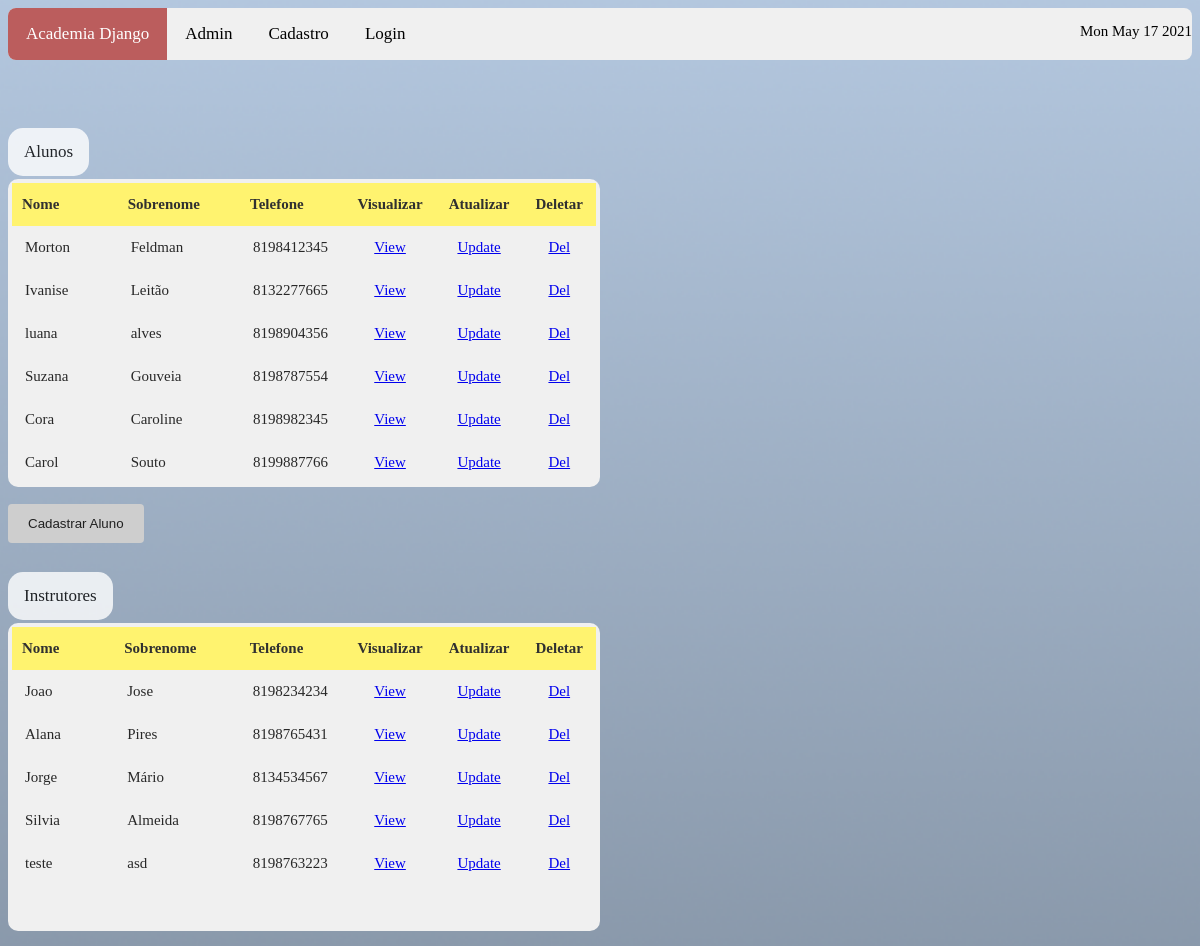
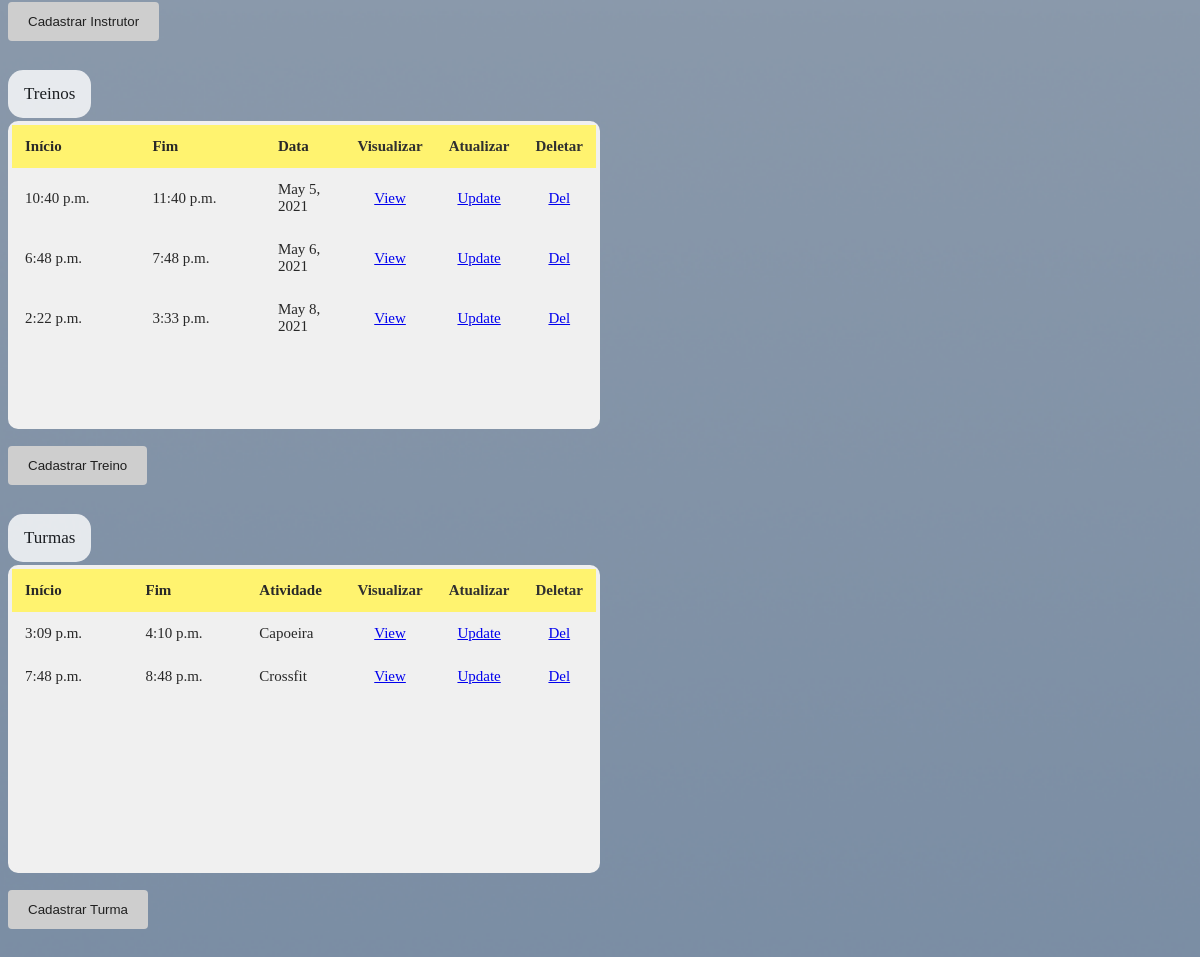
/sistema/inicio, run on the app's committed database (2 pictures, top to bottom).
### sistema/models.py (models this page shows)
class Aluno(models.Model):
    nome = models.CharField(
        max_length = 200,
        null = False,
        blank = False
    )
    sobrenome = models.CharField(
        max_length = 200,
        null = False,
        blank = False
    )
    data_nascimento = models.DateField(
        null = True,
        blank = True
    )
    telefone = models.CharField(
        max_length = 14,
        null = False,
        blank = False
    )
    cpf = models.CharField(
        max_length = 14,
        null = False,
        blank = False
    )
    endereco = models.CharField(
        max_length = 200,
        null = False,
        blank = False
    )
    bairro = models.CharField(
        max_length = 100,
        null = False,
        blank = False,
        default=None
    )
    cep = models.CharField(
        max_length = 9,
        null = False,
        blank = False
    )
    cidade = models.CharField(
        max_length = 100,
        null = False,
        blank = False
    )
    estado = models.CharField(
        max_length = 2,
        null = False,
        blank = False
    )
    peso = models.CharField(
        max_length = 3,
        null = False,
        blank = False
    )
    altura = models.CharField(
        max_length = 4,
        null = False,
        blank = False
    )
    data_matricula = models.DateField(
        null = True,
        blank = True
    )
    genero_choices = (
        ("F", "Feminino"),
        ("M", "Masculino"),
        ("O", "Outro")
    )
    genero = models.CharField(
        max_length = 1,
        choices = genero_choices,
        null = True,
        blank = True
    )
    objects = models.Manager()

class Instrutor(models.Model):
    titulacao = models.CharField(
        max_length = 100,
        null = False,
        blank = False
    )
    nome = models.CharField(
        max_length = 200,
        null = False,
        blank = False
    )
    sobrenome = models.CharField(
        max_length = 200,
        null = False,
        blank = False
    )
    telefone = models.CharField(
        max_length = 14,
        null = False,
        blank = False
    )
    cpf = models.CharField(
        max_length = 14,
        null = False,
        blank = False
    )
    genero_choices = (
        ("F", "Feminino"),
        ("M", "Masculino"),
        ("O", "Outro")
    )
    genero = models.CharField(
        max_length = 1,
        choices = genero_choices,
        null = True,
        blank = True
    )
    objects = models.Manager()

class Treino(models.Model):
    hora_inicio_treino = models.TimeField(
        auto_now = False,
        auto_now_add = False,
        null = True
    )
    hora_fim_treino = models.TimeField(
        auto_now = False,
        auto_now_add = False,
        null = True
    )
    data_treino = models.DateField(
        null = True,
        blank = True
    )
    rotina = models.CharField(
        max_length = 500,
        null = False,
        blank = False
    )
    cod_instrutor = models.OneToOneField(
        'Instrutor',
        on_delete = models.CASCADE,
        related_name = '+',
        null = True,
        blank = True
    )
    cod_aluno = models.OneToOneField(
        'Aluno',
        on_delete = models.CASCADE,
        related_name = '+',
        null = True,
        blank = True
    )
    objects = models.Manager()

class Turma(models.Model):
    atividade = models.CharField(
        max_length = 300,
        null = False,
        blank = False
    )
    hora_inicio_turma = models.TimeField(
        auto_now = False,
        auto_now_add = False,
        null = True
    )
    hora_fim_turma = models.TimeField(
        auto_now = False,
        auto_now_add = False,
        null = True
    )
    data_turma = models.DateField(
        null = True,
        blank = True
    )
    instrutor = models.OneToOneField(
        'Instrutor',
        on_delete = models.CASCADE,
        related_name = '+'
    )
    alunos = models.ManyToManyField(
        'Aluno'
    )
    objects = models.Manager()

### sistema/views.py (the view)
# urls.py: path('inicio', views.inicio, name='inicio'),
def inicio(request):
    alunos = Aluno.objects.all()
    instrutor = Instrutor.objects.all()
    treinos = Treino.objects.all()
    turmas = Turma.objects.all()
    contexto = {
        'alunos': alunos,
        'instrutor': instrutor,
        'treinos': treinos,
        'turmas': turmas
    }
    return render(request, 'inicio.html', contexto)

### sistema/templates/inicio.html (shortened to what this page needs)
{% load static %}
 <!DOCTYPE html>
<html>
<head>
<link rel="stylesheet" href=" {% static 'css/style.css' %} "/>
</head>
<body>
<div class="topnav">
    <a class="active" href="http://{{request.get_host}}/sistema/inicio">Academia Django</a>
    <a href="http://{{request.get_host}}/admin" target="_blank">Admin</a>
    <a href="http://{{request.get_host}}/sistema/cadastrar_usuario">Cadastro</a>
    <a href="http://{{request.get_host}}/sistema/logar_usuario">Login</a>
<div class="c">
    <p class="active" id="demo"></p>
</div>
</div>
<br/><br/>
<br/><br/>
<a class="asessao"> Alunos </a>
<br/><br/>
<br/>
<table cellpadding="0" cellspacing="0">
    <tr>
        <th class="th1" >Nome</th>
        <th class="th1">Sobrenome</th>
        <th class="th1">Telefone</th>
        <th>Visualizar</th>
        <th>Atualizar</th>
        <th>Deletar</th>
    </tr>
    {% for alunos in alunos  %}
    <tr>
        <td>{{ alunos.nome }}</td>
        <td>{{ alunos.sobrenome }}</td>
        <td class="td4">{{ alunos.telefone }}</td>
        <td class="td1"><a href="visualizar_aluno/{{alunos.id}}">View</td>
        <td  class="td1"> <a href="atualizar_dados_aluno/{{alunos.id}}">Update</td>
        <td class="td1"><a href="deletar_aluno/{{alunos.id}}">Del</td>
    </tr>
    {% endfor %}
</table>
    <br/>
    <form action="http://{{request.get_host}}/sistema/form_cadastro_aluno">
    <input type="submit" value="Cadastrar Aluno">
    </form>
<br/><br/><br/><br/>
    <a class="asessao"> Instrutores </a>
<br/><br/><br/>
<table  cellpadding="0" cellspacing="0">
<thread>
    <tr>
        <th class="th1">Nome</th>
        <th class="th1">Sobrenome</th>
        <th class="th1">Telefone</th>
        <th>Visualizar</th>
        <th>Atualizar</th>
        <th>Deletar</th>
    </tr>
</thread>
    {% for instrutor in instrutor  %}
    <tr>
        <td>{{ instrutor.nome }}</td>
        <td>{{ instrutor.sobrenome }}</td>
        <td  class="td4">{{ instrutor.telefone }}</td>
        <td  class="td1"><a href="visualizar_instrutor/{{instrutor.id}}">View</td>
        <td   class="td1"> <a href="atualizar_dados_instrutor/{{instrutor.id}}">Update</td>
        <td   class="td1"><a href="deletar_instrutor/{{instrutor.id}}">Del</td>
    </tr>
    {% endfor %}
</table>
    <br/>
    <form action="http://{{request.get_host}}/sistema/form_cadastro_instrutor">
    <input type="submit" value="Cadastrar Instrutor">
    </form>
    <br/><br/><br/><br/>
    <a class="asessao"> Treinos </a>
<br/><br/><br/>
<table  cellpadding="0" cellspacing="0">
<thread>
    <tr>
        <th class="td3">Início</th>
        <th class="td3">Fim</th>
        <th class="td3">Data</th>
        <th>Visualizar</th>
        <th>Atualizar</th>
        <th>Deletar</th>
    </tr>
</thread>
    {% for treinos in treinos  %}
    <tr>
        <td>{{ treinos.hora_inicio_treino }}</td>
        <td>{{ treinos.hora_fim_treino }}</td>
        <td class="td4">{{ treinos.data_treino }}</td>
        <td   class="td1"><a href="visualizar_treino/{{treinos.id}}">View</td>
        <td   class="td1"> <a href="atualizar_dados_treino/{{treinos.id}}">Update</td>
        <td   class="td1"><a href="deletar_treino/{{treinos.id}}">Del</td>
    </tr>
    {% endfor %}
</table>
    <br/>
    <form action="http://{{request.get_host}}/sistema/form_cadastro_treino">
    <input type="submit" value="Cadastrar Treino">
    </form>
    <br/><br/><br/><br/>
    <a class="asessao"> Turmas </a>
<br/><br/><br/>
<table  cellpadding="0" cellspacing="0">
<thread>
    <tr>
        <th class="td3">Início</th>
        <th class="td3">Fim</th>
        <th class="td3">Atividade</th>
        <th>Visualizar</th>
        <th>Atualizar</th>
        <th>Deletar</th>
    </tr>
</thread>
    {% for turmas in turmas  %}
    <tr>
        <td>{{ turmas.hora_inicio_turma }}</td>
        <td>{{ turmas.hora_fim_turma }}</td>
        <td class="td4">{{ turmas.atividade }}</td>
        <td   class="td1"><a href="visualizar_turma/{{turmas.id}}">View</td>
        <td   class="td1"> <a href="atualizar_dados_turma/{{turmas.id}}">Update</td>
        <td   class="td1"><a href="deletar_turma/{{turmas.id}}">Del</td>
    </tr>
    {% endfor %}
</table>
     <br/>
    <form action="http://{{request.get_host}}/sistema/form_cadastro_turma">
    <input type="submit" value="Cadastrar Turma">
    </form>
    <br/><br/>    <br/><br/>
</body>
</html>

### sistema/static/css/style.css (style rules this page uses)
body { background: #a9bbd2 url("/static/images/Commonality.png") no-repeat; background-size: cover; font-family: Helvetica Bold; font-size: 15px; }
.c { text-align: right; }
.topnav { overflow: hidden; background-color: #f0f0f0; border-radius: 8px; top: 0; }
.topnav a { float: left; color: #000; text-align: center; padding: 16px 18px; text-decoration: none; font-size: 17px; }
.topnav a.active { background-color: #bb5d5d; color: white; }
input[type=submit] { background-color: #cecece; color: black; padding: 12px 20px; border: none; border-radius: 4px; cursor: pointer; float: left; }
table { border: 4px solid #f0f0f0; border-radius: 10px; background-color: #f0f0f0; width: 50%; table-layout: fixed; border-spacing: 2; }
th { width: 50%; color: #303030; background-color: #fff36f;text-align: center; font-size: 15px; height:30px; padding: 13px; width:40%; left:10px; }
.th1 { width: 50%; color: #303030; background-color: #fff36f;text-align: left; font-size: 15px; height:30px; padding: 10px; width:40%; left:10px; }
td { background-color: #f0f0f0; color: #282828; height:40px; padding: 13px; }
.td1 { background-color: #f0f0f0; color: #282828; text-align: center; }
.td3 { background-color: #fff36f; color: #282828; text-align: left; }
.td4 { background-color: #f0f0f0; color: #282828; text-align: left; }
.asessao { background-color: #fff; border-radius: 15px; padding: 14px 16px; text-align: center; float: left; font-size: 17px; opacity: 0.8; }
* { box-sizing: border-box; }
input[type=submit] { background-color: #cecece; color: #202020; padding: 12px 20px; border: none; border-radius: 4px; cursor: pointer; float: left; }

### data on the page
Aluno: nome "Morton", sobrenome "Feldman", telefone "8198412345"
Aluno: nome "Ivanise", sobrenome "Leitão", telefone "8132277665"
Aluno: nome "luana", sobrenome "alves", telefone "8198904356"
Aluno: nome "Suzana", sobrenome "Gouveia", telefone "8198787554"
Aluno: nome "Cora", sobrenome "Caroline", telefone "8198982345"
Aluno: nome "Carol", sobrenome "Souto", telefone "8199887766"
Instrutor: nome "Joao", sobrenome "Jose", telefone "8198234234"
Instrutor: nome "Alana", sobrenome "Pires", telefone "8198765431"
Instrutor: nome "Jorge", sobrenome "Mário", telefone "8134534567"
Instrutor: nome "Silvia", sobrenome "Almeida", telefone "8198767765"
Instrutor: nome "teste", sobrenome "asd", telefone "8198763223"
Treino: hora_inicio_treino "10:40 p.m.", hora_fim_treino "11:40 p.m.", data_treino "May 5, 2021"
Treino: hora_inicio_treino "6:48 p.m.", hora_fim_treino "7:48 p.m.", data_treino "May 6, 2021"
Treino: hora_inicio_treino "2:22 p.m.", hora_fim_treino "3:33 p.m.", data_treino "May 8, 2021"
Turma: hora_inicio_turma "3:09 p.m.", hora_fim_turma "4:10 p.m.", atividade "Capoeira"
Turma: hora_inicio_turma "7:48 p.m.", hora_fim_turma "8:48 p.m.", atividade "Crossfit"
